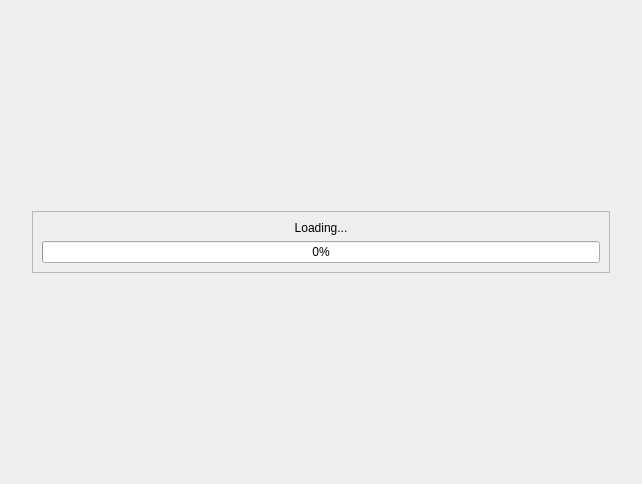
<?xml version="1.0" encoding="UTF-8"?>
<ui version="4.0">
 <class>progressShield</class>
 <widget class="QWidget" name="progressShield">
  <property name="geometry">
   <rect>
    <x>0</x>
    <y>0</y>
    <width>642</width>
    <height>484</height>
   </rect>
  </property>
  <property name="windowTitle">
   <string>Form</string>
  </property>
  <layout class="QHBoxLayout" name="horizontalLayout">
   <property name="leftMargin">
    <number>32</number>
   </property>
   <property name="rightMargin">
    <number>32</number>
   </property>
   <item>
    <layout class="QVBoxLayout" name="verticalLayout">
     <item>
      <spacer name="verticalSpacer">
       <property name="orientation">
        <enum>Qt::Vertical</enum>
       </property>
       <property name="sizeHint" stdset="0">
        <size>
         <width>20</width>
         <height>40</height>
        </size>
       </property>
      </spacer>
     </item>
     <item>
      <widget class="QFrame" name="frame">
       <property name="sizePolicy">
        <sizepolicy hsizetype="Preferred" vsizetype="Maximum">
         <horstretch>0</horstretch>
         <verstretch>0</verstretch>
        </sizepolicy>
       </property>
       <property name="frameShape">
        <enum>QFrame::StyledPanel</enum>
       </property>
       <property name="frameShadow">
        <enum>QFrame::Raised</enum>
       </property>
       <layout class="QGridLayout" name="gridLayout">
        <item row="1" column="0">
         <widget class="QProgressBar" name="progressBar">
          <property name="maximum">
           <number>100</number>
          </property>
          <property name="value">
           <number>0</number>
          </property>
          <property name="alignment">
           <set>Qt::AlignCenter</set>
          </property>
          <property name="invertedAppearance">
           <bool>false</bool>
          </property>
         </widget>
        </item>
        <item row="0" column="0">
         <widget class="QLabel" name="progressLabel">
          <property name="sizePolicy">
           <sizepolicy hsizetype="Preferred" vsizetype="Maximum">
            <horstretch>0</horstretch>
            <verstretch>0</verstretch>
           </sizepolicy>
          </property>
          <property name="styleSheet">
           <string notr="true"/>
          </property>
          <property name="text">
           <string>Loading...</string>
          </property>
          <property name="alignment">
           <set>Qt::AlignCenter</set>
          </property>
         </widget>
        </item>
       </layout>
      </widget>
     </item>
     <item>
      <spacer name="verticalSpacer_2">
       <property name="orientation">
        <enum>Qt::Vertical</enum>
       </property>
       <property name="sizeHint" stdset="0">
        <size>
         <width>20</width>
         <height>40</height>
        </size>
       </property>
      </spacer>
     </item>
    </layout>
   </item>
  </layout>
 </widget>
 <resources/>
 <connections/>
</ui>
